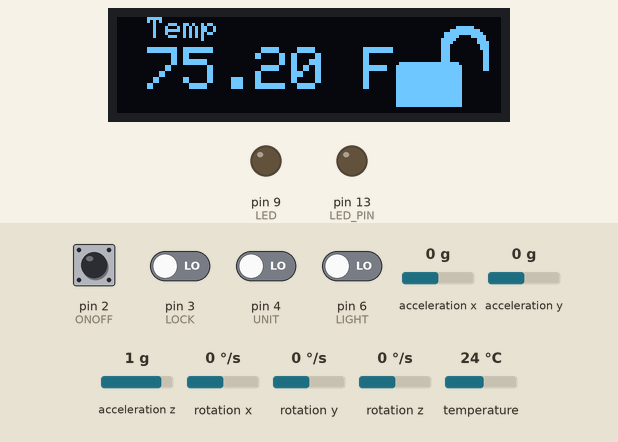
Recording of a sketch running on a simulated Arduino Uno, built with avr-gcc and run on an emulated ATmega328P. Parts: 128×32 one-colour display, output pins drawn as LEDs (lit = HIGH). Dashed ring = blinking. Inputs (shaded band) come from the test bench; at power-on: pin 2 (ONOFF), pin 3 (LOCK), pin 4 (UNIT), pin 6 (LIGHT) LOW, acceleration x 0 g, acceleration y 0 g, acceleration z 1 g, rotation x 0 °/s, rotation y 0 °/s, rotation z 0 °/s, temperature 24 °C. The display library's start-up logo is not drawn; what the sketch prints to the serial monitor is not drawn.

Above: at 3.4 s.
3.5 s: pin 6 (LIGHT) driven HIGH
At 4.3 s:
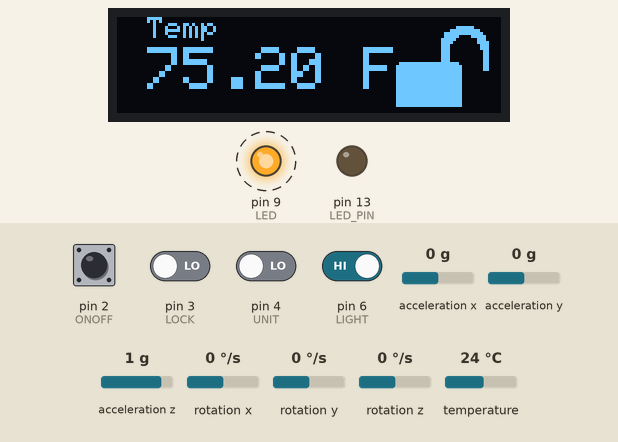
7.2 s: pin 3 (LOCK) driven HIGH
At 8.8 s:
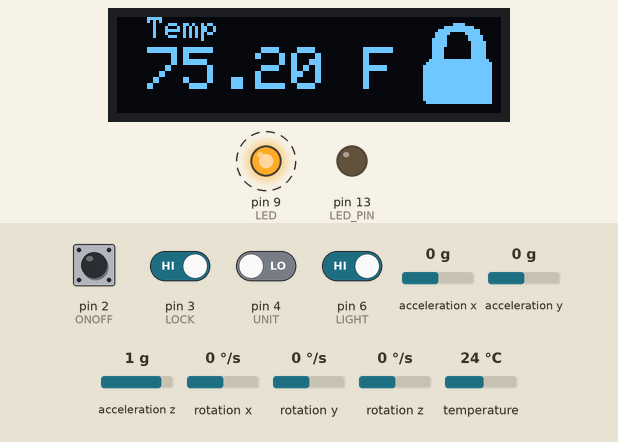
10.9 s: pin 2 (ONOFF) driven HIGH
At 12.3 s:
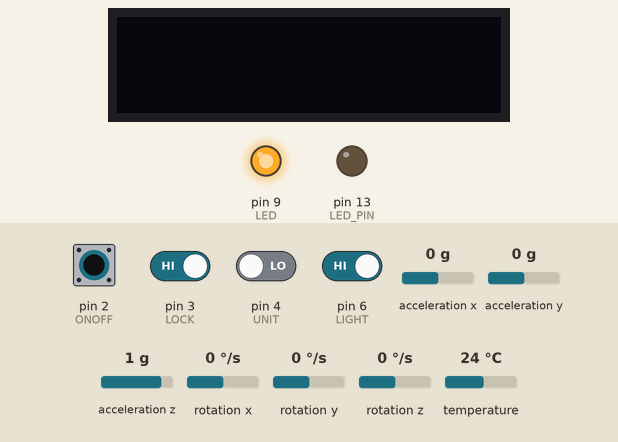
13.2 s: pin 2 (ONOFF) pulsed LOW 2 times (0.12 s each, 0.3 s apart)
At 14.8 s:
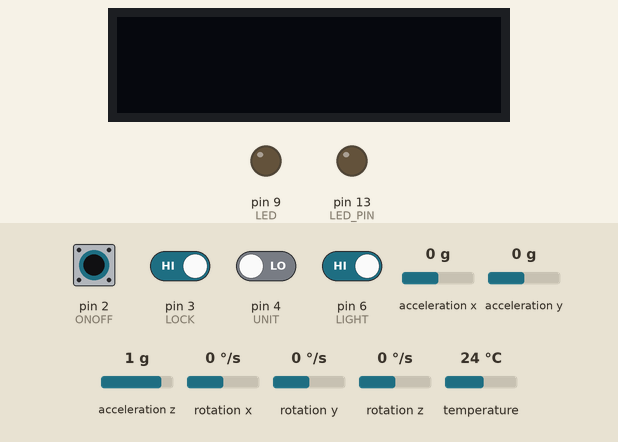
Timing chart, 0 to 16.3 s (numbered marks = the images above; inputs shaded):
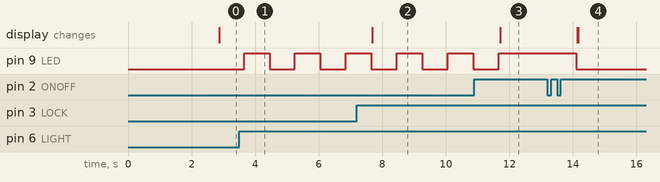

Measured:
- after the input at 3.5 s, pin 9 (LED): alternates HIGH for 0.80 s and LOW for 0.80 s, starting after 0.15 s
- after the input at 7.2 s, the display: changes after 0.48 s (image 2)
- after the input at 10.9 s, pin 9 (LED): goes on until 11.7 s, then stays HIGH; the display: changes after 0.81 s (image 3)
- after the input at 13.2 s, pin 9 (LED): HIGH → LOW after 0.91 s; the display: first changes after 0.93 s (image 4 shows a later state)

The sketch:

ThermoPro.ino
```cpp
// display start
#include <SPI.h>
#include <Wire.h>
#include <Adafruit_GFX.h>
#include <Adafruit_SSD1306.h>
#include "images.h"
#define SCREEN_WIDTH 128 // OLED display width, in pixels
#define SCREEN_HEIGHT 32 // OLED display height, in pixels
#define OLED_RESET     -1 // Reset pin # (or -1 if sharing Arduino reset pin)
#define SCREEN_ADDRESS 0x3C ///< See datasheet for Address; 0x3D for 128x64, 0x3C for 128x32
Adafruit_SSD1306 display(SCREEN_WIDTH, SCREEN_HEIGHT, &Wire, OLED_RESET);
// display end

// temp start
#include <OneWire.h>
#include <DallasTemperature.h>
#define ONE_WIRE_BUS 8
OneWire oneWire(ONE_WIRE_BUS);
DallasTemperature sensors(&oneWire);
// temp end

// MCU start
#include "I2Cdev.h"
#include "MPU6050.h"
#if I2CDEV_IMPLEMENTATION == I2CDEV_ARDUINO_WIRE
    #include "Wire.h"
#endif
MPU6050 accelgyro;
int16_t ax, ay, az;
int16_t gx, gy, gz;
#define OUTPUT_READABLE_ACCELGYRO
#define LED_PIN 13
bool blinkState = false;
// MCU end

#include<avr/wdt.h>

#define ONOFF 2
#define LOCK 3
#define UNIT 4
#define CAL 5
#define LIGHT 6
#define LED 9
#define TIMER1_COMPARE_VALUE 46875 //1s w/ 256 prescale

// timer counter
volatile unsigned int gCounter = 0;

// flags for ISRs
volatile bool onoffFlag = true; // false off, true on
volatile bool lockFlag = true; // true unlock, false lock

// toggles for rest of buttons
bool unitToggle = false; // false F, true C
bool lightToggle = false; // false off, true on

// variables to track UNIT button state
bool unitButtonPressed = false;
unsigned int unitButtonPressTime = 0;

// temp lock
float lockedTempF;
float lockedTempC;

// unit button states
enum STATES {
  IDLE,
  PRESS,
  CHANGEUNIT
};

enum STATES STATE = IDLE;

void setup() {

  Serial.begin(9600);
  // init I/Os
  pinMode(ONOFF, INPUT);
  pinMode(LOCK, INPUT);
  pinMode(UNIT, INPUT);
  pinMode(LIGHT, INPUT);
  pinMode(CAL, INPUT);
  pinMode(LED, OUTPUT);

  //start timer stuff
  noInterrupts();
  TCCR1B = 0;
  TCCR1A = 0;

  TCCR2B |= (1<<WGM21);//ctc mode
  TCCR2B |= (1<<CS22);//prescale at 1024
  TCCR2B |= (1<<CS21);
  TCCR2B |= (1<<CS20);


  OCR1A = TIMER1_COMPARE_VALUE; //will reset after 3 seconds

  TIMSK1 |= (1<<OCIE1A); // attach interrupt to timer 1
  interrupts();

  // create ISR vector table for onoff and lock
  attachInterrupt(digitalPinToInterrupt(ONOFF),isr_onoff,RISING);
  attachInterrupt(digitalPinToInterrupt(LOCK),isr_lock,RISING);

  // display start
  // SSD1306_SWITCHCAPVCC = generate display voltage from 3.3V internally
  if(!display.begin(SSD1306_SWITCHCAPVCC, SCREEN_ADDRESS)) {
    Serial.println(F("SSD1306 allocation failed"));
    for(;;); // Don't proceed, loop forever
  }
  // Show initial display buffer contents on the screen --
  // the library initializes this with an Adafruit splash screen.
  display.display();
  delay(2000); // Pause for 2 seconds
  // Clear the buffer
  display.clearDisplay();
  // display end

  // temp start
  sensors.begin();
  // temp end

  // MPU start
  #if I2CDEV_IMPLEMENTATION == I2CDEV_ARDUINO_WIRE
      Wire.begin();
  #elif I2CDEV_IMPLEMENTATION == I2CDEV_BUILTIN_FASTWIRE
      Fastwire::setup(400, true);
  #endif
  Serial.println("Initializing I2C devices...");
  accelgyro.initialize();
  Serial.println("Testing device connections...");
  Serial.println(accelgyro.testConnection() ? "MPU6050 connection successful" : "MPU6050 connection failed");
  pinMode(LED_PIN, OUTPUT);
  // MPU end
}

void loop() {
  if(onoffFlag){
    // temp start
    sensors.requestTemperatures(); // Send the command to get temperatures
    float tempF = sensors.getTempFByIndex(0);
    float tempC = (tempF-32) * (5.0/9.0);
    // temp end

    // toggle LOCK
    if (lockFlag){ // lock
      lockedTempF = tempF;
      lockedTempC = (lockedTempF-32) * (5.0/9.0);
    }

    if (digitalRead(LIGHT)){
      lightToggle = !lightToggle;
    }

    // toggle LED
    if (lightToggle) { // LED on
      digitalWrite(LED, HIGH);
    } else { // LED off
      digitalWrite(LED,LOW);
    }

    // unit button
    switch(STATE){
      case IDLE:
        // wait for button press
        if (digitalRead(UNIT)){
          STATE = PRESS;
        }
        break;
      case PRESS:
        unitButtonPressTime = gCounter;
        // go back to idle if button is released
        if(!digitalRead(UNIT)){
          gCounter = 0;
          STATE = IDLE;
        }
        if(gCounter-unitButtonPressTime > 3){ // if button held for atleast 3 seconds
          gCounter = 0;
          STATE = CHANGEUNIT;
        }
        break;
      case CHANGEUNIT:
        unitToggle = !unitToggle;
        STATE = IDLE;
        break;
    }

    // MPU start
    accelgyro.getMotion6(&ax, &ay, &az, &gx, &gy, &gz);
    // MPU END

    // display start
    // clear
    display.clearDisplay();
    // lock
    if (lockFlag){
      display.drawBitmap(0,0, images[1], SCREEN_WIDTH, SCREEN_HEIGHT, WHITE);
    } else {
      display.drawBitmap(0,0, images[0], SCREEN_WIDTH, SCREEN_HEIGHT, WHITE);
    }
    // Temp: text
    display.setTextColor(SSD1306_WHITE);
    display.setTextSize(1);
    display.setCursor(10, 0);
    display.print("Temp");

    // display temp
    display.setTextSize(2);
    display.setCursor(10, 10);
    if (lockFlag){ // if unlocked, display current top
      if(unitToggle == false){ // display F
        display.print(tempF);
        display.print(" F");
      } else{ // display C
        display.print(tempC);
        display.print(" C");
      }
    } else {
      if(unitToggle == false){ // display F
        display.print(lockedTempF);
        display.print(" F");
      } else { // display C
        display.print(lockedTempC);
        display.print(" C");
      }
    }
    display.display();
    delay(10);
    // display end
    //Serial.println(onoffFlag);
    //Serial.println(gCounter);
    //Serial.print(digitalRead(ONOFF));
  } else {
    display.clearDisplay();
    display.display();
    delay(10);
  }

  // get gyro position
  accelgyro.getMotion6(&ax, &ay, &az, &gx, &gy, &gz);

  // if upright
  if (ax > 0){
    display.setRotation(0);
  } else { // if upside down
    display.setRotation(2);
  }
}

ISR(TIMER1_COMPA_vect){
  // toggle first
  Serial.println(gCounter);
  gCounter++; // increment counter by 1 every second
}

// isr to turn probe on/off
void isr_onoff() {
  if (digitalRead(ONOFF)){
  //   // if onoff is pressed, toggle onoff flag
    onoffFlag = !onoffFlag;
  }
}

// isr to lock temp reading
void isr_lock(){
  if (digitalRead(LOCK)){
    // if lock is pressed, toggle onoff flag
    lockFlag = !lockFlag;
  }
}
```

Source omitted: images.h (data table, 15856 bytes)
